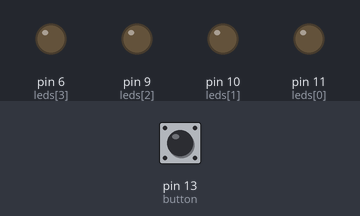
Bench run of a sketch on a simulated Arduino Uno, built with avr-gcc and run on an emulated ATmega328P. Parts: output pins drawn as LEDs (lit = HIGH). The test bench sets the inputs (shaded band); at power-on: pin 13 (button) LOW.

Above: at 1.2 s.
1.3 s: pin 13 (button) pulled HIGH for 0.15 s
At 2.65 s:
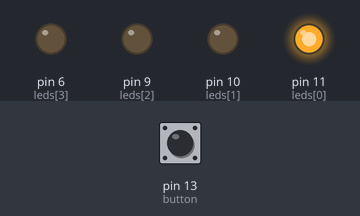
At 5.36 s:
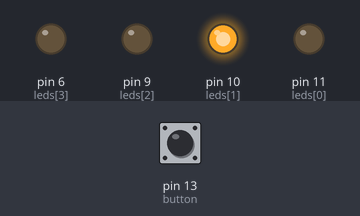
Timing chart, 0 to 16.3 s (numbered marks = the images above; inputs shaded):
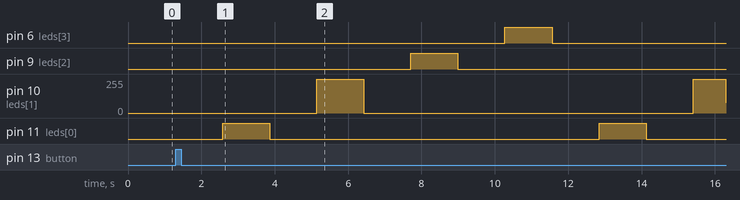

The sketch:

Arduino_Oppgave_5.ino
```cpp
#define button 13
const byte leds[4] = {11, 10, 9, 6};

void setup() {
	for(int i = 0; i <= 3; i++) {
		pinMode(leds[i], OUTPUT);
	}
}

void loop() {
	if(digitalRead(button) == 1) {
		for(int k = 0; k < 10; k++) {
			for(int i = 0; i <= 3; i++) {
				for(int j = 0; j <= 255; j++) {
					analogWrite(leds[i], j);
					delay(5);
				}

				for(int j = 255; j >= 0; j--) {
					analogWrite(leds[i], j);
					delay(5);
				}
			}
		}
	}
}
```

Measured:
- after the input at 1.3 s, pin 6 (leds[3]): LOW → HIGH after 9.0 s, → LOW 1.3 s later; pin 9 (leds[2]): LOW → HIGH after 6.4 s, → LOW 1.3 s later; pin 10 (leds[1]): 0/255 → 255/255 after 3.8 s, → 0/255 1.3 s later, → 255/255 9.0 s later, → 79/255 0.89 s later; pin 11 (leds[0]): alternates HIGH for 1.3 s and LOW for 9.0 s, starting after 1.3 s
